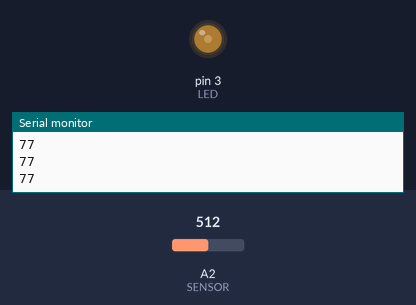
Bench run of a sketch on a simulated Arduino Uno, built with avr-gcc and run on an emulated ATmega328P. On the bench: output pins drawn as LEDs (lit = HIGH), the last lines printed to the serial monitor. The test bench sets the inputs (shaded band); at power-on: A2 (SENSOR) = 512.

Above: at 1.2 s.
1.3 s: A2 (SENSOR) set to 716
At 2.1 s:
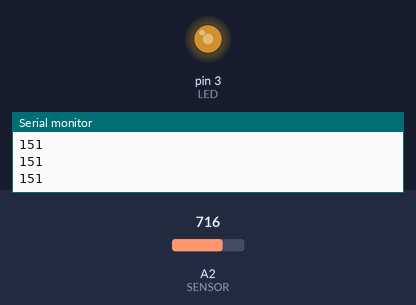
2.8 s: A2 (SENSOR) set to 900
At 3.4 s:
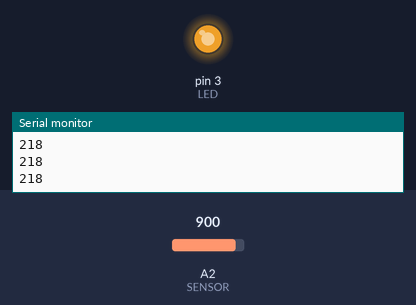
4.3 s: A2 (SENSOR) set to 988
At 5.5 s:
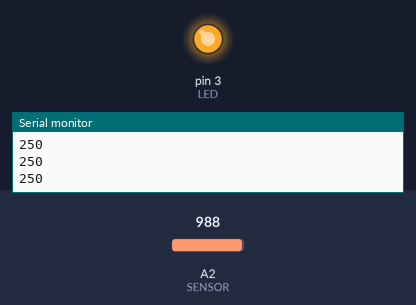
5.8 s: A2 (SENSOR) set to 1003
At 6.9 s:
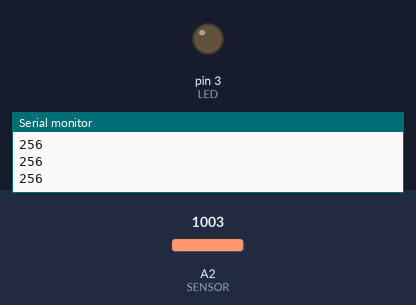
7.3 s: A2 (SENSOR) set to 1023
At 7.9 s:
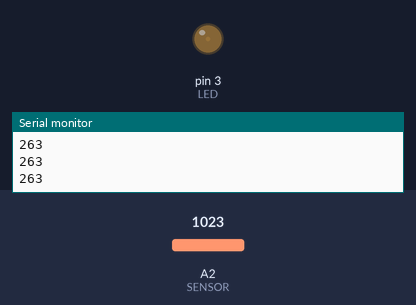
Timing chart, 0 to 9.8 s (numbered marks = the images above; inputs shaded):
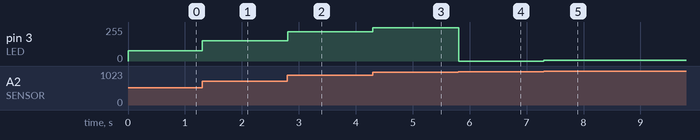

The sketch:

first_test.ino
```cpp
const int LED = 3;
const int SENSOR = A2;

void setup() {
  pinMode(LED,OUTPUT);
  pinMode(SENSOR,INPUT);
  Serial.begin(9600);
}

void loop() { // 300 970
  int data = analogRead(SENSOR);
  data = map(data,300,1000,0,255);
  analogWrite(LED,data);
  Serial.println( data );
  /*digitalWrite(LED,1);
  delay(1000);
  digitalWrite(LED,0);
  delay(1000);*/

  /*analogWrite(LED,0);
  delay(1000);
  analogWrite(LED,127);
  delay(1000);
  analogWrite(LED,255);
  delay(1000);*/
}
```

Measured:
- the behaviour switches between 1002 and 1003 on A2 (SENSOR) (found by bisection; images 3 and 4)
- after the input at 1.3 s, pin 3 (LED): 77/255 → 151/255 at once
- after the input at 2.8 s, pin 3 (LED): 151/255 → 218/255 at once
- after the input at 4.3 s, pin 3 (LED): 218/255 → 250/255 at once
- after the input at 5.8 s, pin 3 (LED): 250/255 → 0/255 at once
- after the input at 7.3 s, pin 3 (LED): 0/255 → 7/255 at once
